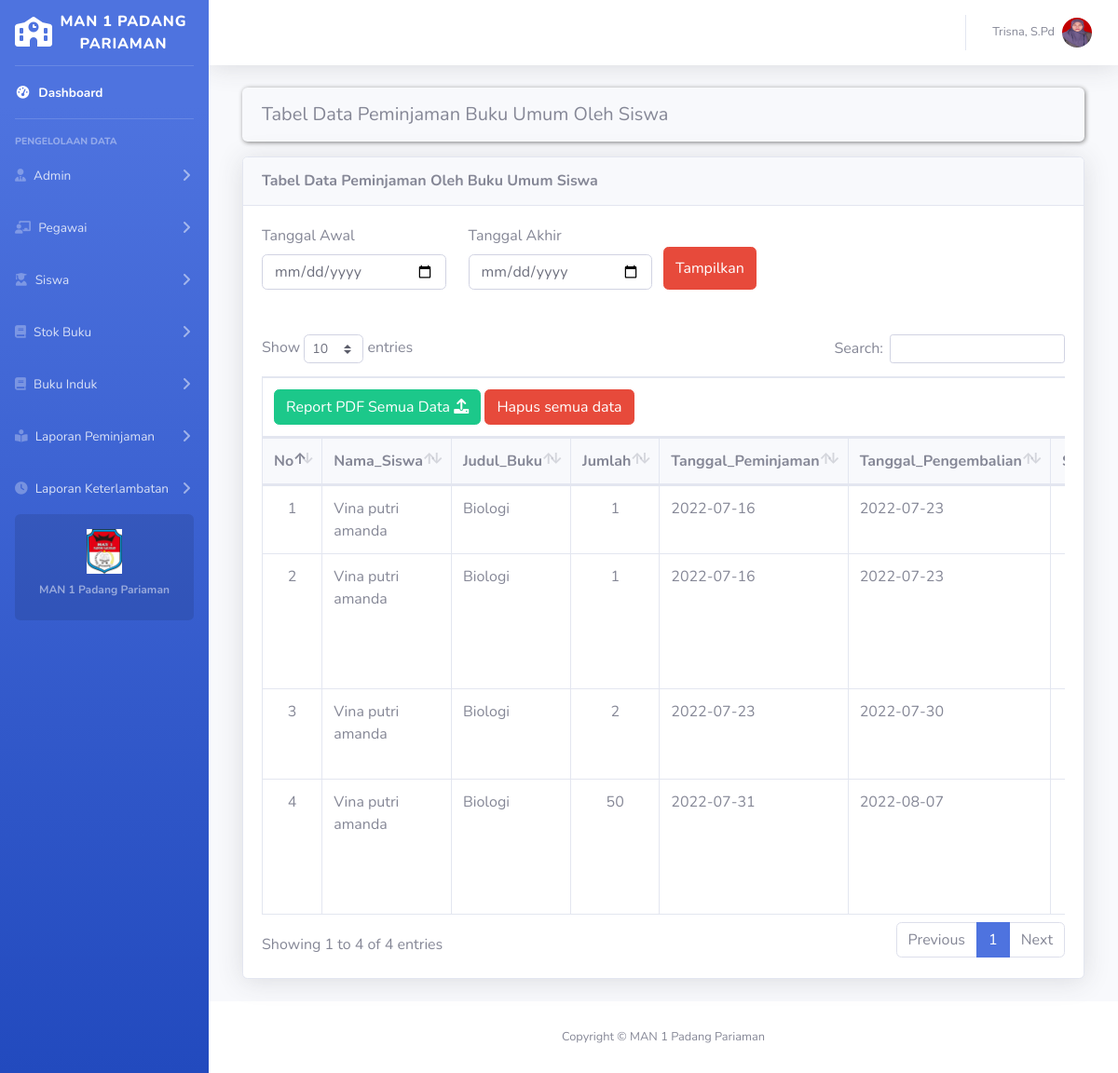
Page /admin/peminjaman_umum_siswa.php (signed in) on the committed database.
### tables this page shows
CREATE TABLE `tb_pinjam_umum_siswa` (
  `id_pumum` varchar(20) NOT NULL,
  `id_buku_umum` varchar(20) NOT NULL,
  `id_siswa` varchar(20) NOT NULL,
  `judul` varchar(100) NOT NULL,
  `jumlah` bigint(20) NOT NULL,
  `tanggal` date DEFAULT NULL,
  `status` enum('Diajukan','Disetujui') DEFAULT NULL,
  `tgl_kembali` date NOT NULL,
  `pengembalian` varchar(100) DEFAULT 'Belum'
);

CREATE TABLE `siswa` (
  `id_siswa` varchar(30) NOT NULL,
  `username` varchar(100) NOT NULL,
  `password` varchar(200) NOT NULL,
  `nama` varchar(100) NOT NULL,
  `jurusan` varchar(100) NOT NULL,
  `kelas` enum('X','XI','XII') DEFAULT NULL,
  `jekel` enum('pria','wanita') NOT NULL,
  `alamat` longtext NOT NULL DEFAULT 'kosong',
  `nohp` varchar(14) NOT NULL,
  `gambar` varchar(100) NOT NULL,
  `tgl_buat` timestamp NOT NULL DEFAULT current_timestamp() ON UPDATE current_timestamp()
);

### admin/peminjaman_umum_siswa.php (the view, shortened to what this page needs)
<?php
    require_once "../functions/functions.php";
    $id = $_SESSION['login'];
    $dataAdmin = mysqli_query($koneksi, "SELECT * FROM admin WHERE id_admin='$id'");
    $dataAdmin = mysqli_fetch_assoc($dataAdmin);
?>
<!DOCTYPE html>
<html lang="en">
<head>
    <link href="vendor/fontawesome-free/css/all.min.css" rel="stylesheet" type="text/css">
    <link href="css/sb-admin-2.min.css" rel="stylesheet">
    <link href="vendor/datatables/dataTables.bootstrap4.min.css" rel="stylesheet">
    <link rel="stylesheet" href="https://cdnjs.cloudflare.com/ajax/libs/font-awesome/6.0.0-beta3/css/all.min.css">
</head>
<body id="page-top">
    <div id="wrapper">
        <?php
        include('sidebar.php');
        ?>
        <div id="content-wrapper" class="d-flex flex-column">
            <div id="content">
                <nav class="navbar navbar-expand navbar-light bg-white topbar mb-4 static-top shadow">
                    <ul class="navbar-nav ml-auto">
                        <li class="nav-item dropdown no-arrow">
                            <a class="nav-link dropdown-toggle" href="#" id="userDropdown" role="button"
                                data-toggle="dropdown" aria-haspopup="true" aria-expanded="false">
                                <span
                                    class="mr-2 d-none d-lg-inline text-gray-600 small"><?= $dataAdmin['nama'] ?></span>
                                <img class="img-profile rounded-circle"
                                    src="../assets/gambar/<?= $dataAdmin['gambar']  ?>">
                            </a>
                        </li>
                    </ul>
                </nav>
                <div class="container-fluid">
                    <div class="col-12">
                        <div class="alert bg-light header" role="alert">
                            <h5 class="mb-1 mt-1 text-black">Tabel Data Peminjaman Buku Umum Oleh Siswa</h5>
                        </div>
                        <div class="card shadow mb-4">
                            <div class="card-header py-3">
                                <h6 class="m-0 font-weight-bold text-black">Tabel Data Peminjaman Oleh Buku Umum Siswa
                                </h6>
                            </div>
                            <?php
                            if(isset($_POST['cari'])) {
                                $tglAwal = $_POST['tglAwal'];
                                $tglAkhir = $_POST['tglAkhir'];
                                $tgl = [$tglAwal, $tglAkhir];
                                $dataPeminjaman = mysqli_query($koneksi, "SELECT * FROM tb_pinjam_umum_siswa INNER JOIN siswa ON siswa.id_siswa=tb_pinjam_umum_siswa.id_siswa WHERE tb_pinjam_umum_siswa.tanggal BETWEEN '$tglAwal' AND '$tglAkhir'");
                            }else {
                                $dataPeminjaman = mysqli_query($koneksi, "SELECT * FROM tb_pinjam_umum_siswa INNER JOIN siswa ON siswa.id_siswa=tb_pinjam_umum_siswa.id_siswa");
                            }
                            ?>
                            <div class="card-body">
                                <div class="table-responsive">
                                    <table class="table table-bordered table-hover" id="dataTable" width="100%"
                                        cellspacing="0">
                                        <thead class="text-center text-black">
                                            <div class="row pb-5">
                                                <form action="" method="post">
                                                    <div class="col-3">
                                                        <label for="tglAwal">Tanggal Awal</label>
                                                        <input type="date" name="tglAwal" id="tglAkhir"
                                                            class="form-control">
                                                    </div>
                                                    <div class="col-3">
                                                        <label for="tglAkhir">Tanggal Akhir</label>
                                                        <input type="date" name="tglAkhir" id="tglAkhir"
                                                            class="form-control">
                                                    </div>
                                                    <button type="submit" name="cari"
                                                        class="btn btn-danger mt-4">Tampilkan</button>
                                                </form>
                                            </div>
                                            <tr>
                                                <td colspan="15" class="text-left">
                                                    <a href="printPeminjamanUmumSiswa.php" class="btn btn-success"
                                                        target="_blank">Report PDF Semua Data <i
                                                            class="fas fa-upload"></i></a>
                                                    <a href="deleteAllPumumSiswa.php" class="btn btn-danger"
                                                        onclick="return confirm('Anda yakin menghapus semua data ?')">
                                                        Hapus semua data</a>
                                                </td>
                                            </tr>
                                            <tr class="bg-light">
                                                <th>No</th>
                                                <th>Nama_Siswa</th>
                                                <th>Judul_Buku</th>
                                                <th>Jumlah</th>
                                                <th>Tanggal_Peminjaman</th>
                                                <th>Tanggal_Pengembalian</th>
                                                <th>Status_Peminjaman</th>
                                            </tr>
                                        </thead>
                                        <tbody>
                                            <?php
                                            $no = 1;
                                            foreach ($dataPeminjaman as $data) { ?>
                                            <tr>
                                                <td class="text-center"><?= $no; ?></td>
                                                <td><?= $data['nama']; ?></td>
                                                <td><?= $data['judul']; ?></td>
                                                <td class="text-center"><?= $data['jumlah']; ?></td>
                                                <td><?= $data['tanggal']; ?></td>
                                                <td><?= $data['tgl_kembali']; ?></td>
                                                <td class="text-center"><?= $data['status']; ?></td>
                                            </tr>
                                            <?php $no++; } ?>
                                        </tbody>
                                    </table>
                                </div>
                            </div>
                        </div>
                    </div>
                </div>
            </div>
            <footer class="sticky-footer bg-white">
                <div class="container my-auto">
                    <div class="copyright text-center my-auto">
                        <span>Copyright &copy; MAN 1 Padang Pariaman</span>
                    </div>
                </div>
            </footer>
        </div>
    </div>
</body>
</html>

### admin/peminjaman_umum_siswa.php (style rules this page uses)
.header { box-shadow: 1px 1px 5px grey; background-position: center; background-size: cover; }

### rows in the picture
tb_pinjam_umum_siswa: id_siswa.nama "Vina putri amanda", judul "Biologi", jumlah "1", tanggal "2022-07-16", tgl_kembali "2022-07-23"
tb_pinjam_umum_siswa: id_siswa.nama "Vina putri amanda", judul "Biologi", jumlah "1", tanggal "2022-07-16", tgl_kembali "2022-07-23"
tb_pinjam_umum_siswa: id_siswa.nama "Vina putri amanda", judul "Biologi", jumlah "2", tanggal "2022-07-23", tgl_kembali "2022-07-30"
tb_pinjam_umum_siswa: id_siswa.nama "Vina putri amanda", judul "Biologi", jumlah "50", tanggal "2022-07-31", tgl_kembali "2022-08-07"

### other values in the picture
$dataAdmin['nama'] "Trisna, S.Pd"
